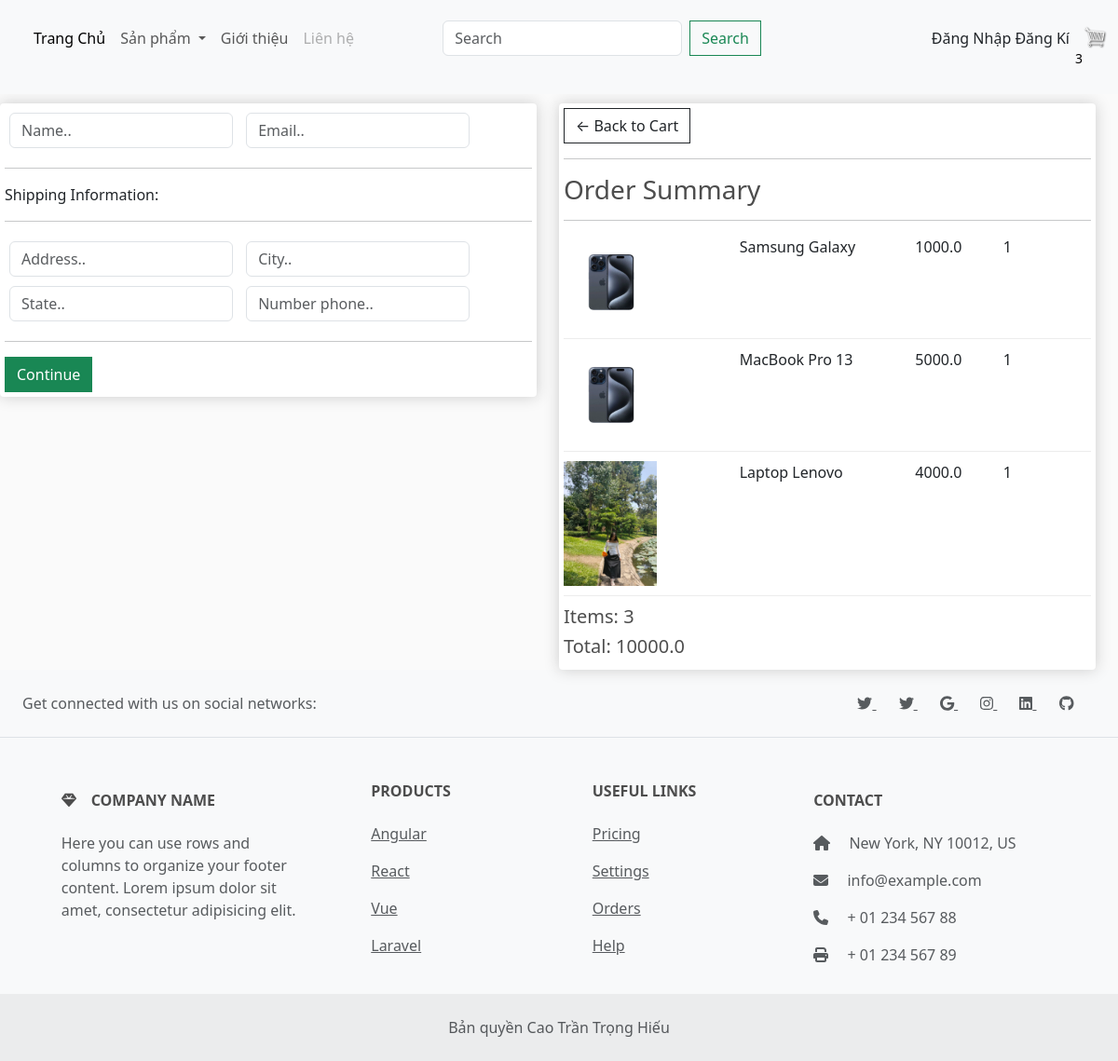
/checkout/ (signed in), run on an earlier commit of the app's database.
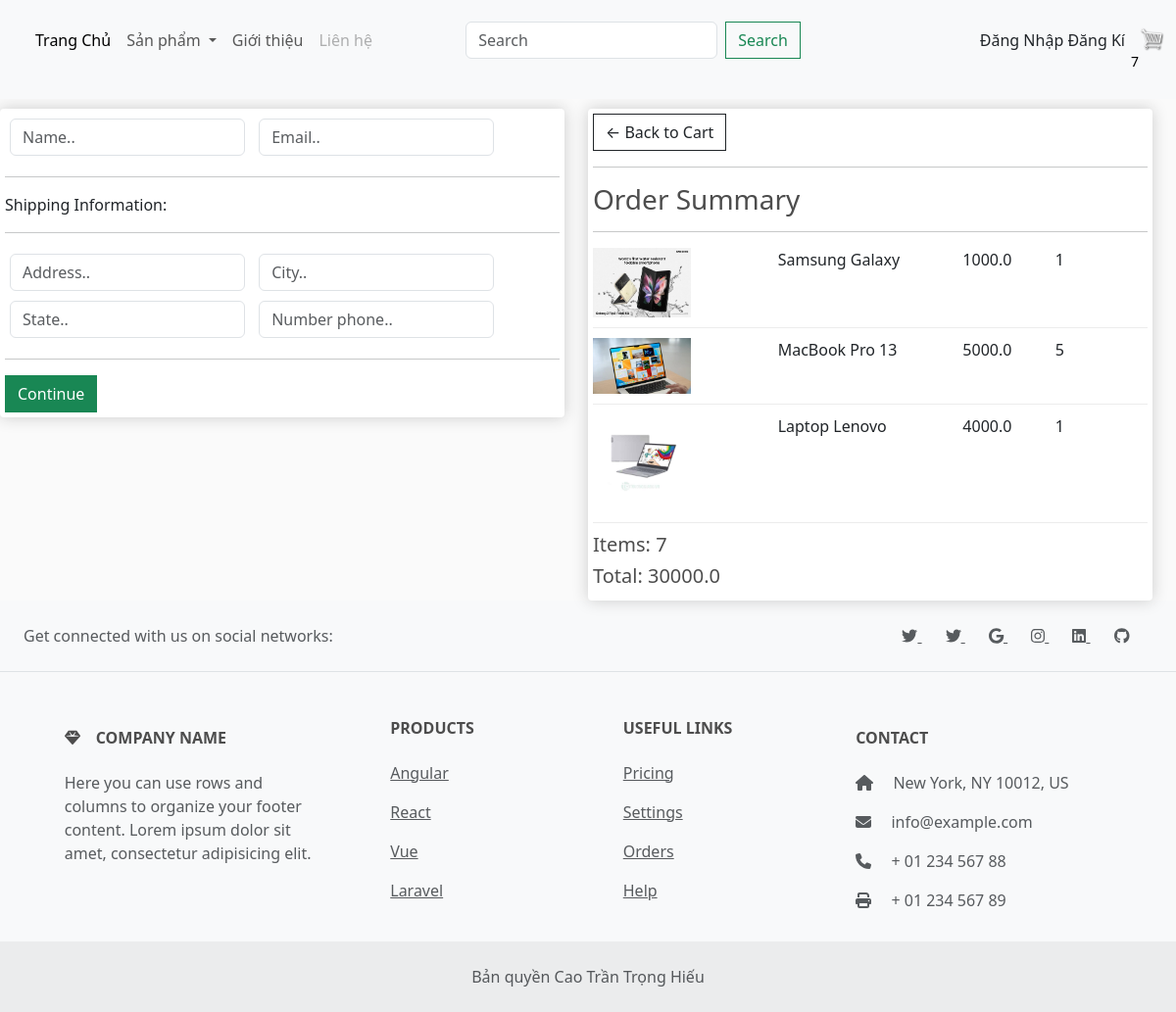
And on a later commit of the database.
### app/models.py (models this page shows, shortened)
class OrderItem(models.Model):
    product = models.ForeignKey(
        Product, on_delete=models.SET_NULL, blank=True, null=True
    )
    order = models.ForeignKey(Order, on_delete=models.SET_NULL, blank=True, null=True)
    quantity = models.IntegerField(default=0, null=True, blank=True)
    date_added = models.DateTimeField(auto_now_add=True)
    @property
    def get_total(self):
        total = self.product.price * self.quantity
        return total

class Product(models.Model):
    name = models.CharField(max_length=200, null=True)
    price = models.FloatField()
    digital = models.BooleanField(default=False, null=True, blank=False)
    image = models.ImageField(null=True, blank=True)
    detail = models.TextField(null=True, blank=True)
    @property
    def ImageURL(self):
        try:
            url = self.image.url
        except:
            url = ""
        return url

class Order(models.Model):
    customer = models.ForeignKey(User, on_delete=models.SET_NULL, blank=True, null=True)
    date_order = models.DateTimeField(auto_now_add=True)
    name = models.CharField(max_length=200, null=True)
    complete = models.BooleanField(default=False, null=True, blank=False)
    transaction_id = models.CharField(max_length=100, null=True)
    @property
    def get_cart_items(self):
        orderitems = self.orderitem_set.all()
        total = sum([item.quantity for item in orderitems])
        return total
    @property
    def get_cart_total(self):
        orderitems = self.orderitem_set.all()
        total = sum([item.get_total for item in orderitems])
        return total

### app/views.py (the view)
# urls.py: path("checkout/", views.checkout, name="checkout"),
def checkout(request):
    if request.user.is_authenticated:
        customer = request.user
        order, created = Order.objects.get_or_create(customer=customer, complete=False)
        items = order.orderitem_set.all()
        cartItems = order.get_cart_items
        user_not_login = "show"
        user_login = "hidden"
    else:
        items = []
        order = {"get_cart_items": 0, "get_cart_total": 0}
        cartItems = order["get_cart_items"]
        user_not_login = "hidden"
        user_login = "show"
    context = {
        "items": items,
        "order": order,
        "cartItems": cartItems,
        "user_not_login": user_not_login,
        "user_login": user_login,
    }
    return render(request, "app/checkout.html", context)

### app/templates/app/checkout.html (shortened to what this page needs)
{% extends 'app/base.html' %}
{% load static %}
{% block content_checkout %}
     <div class="row" style="width: 100%;">
		<div class="col-lg-6">
			<div class="box-element" id="form-wrapper">
				<form id="form">
					<div id="user-info">
						<div class="form-field">
							<input required class="form-control" type="text" name="name" placeholder="Name..">
						</div>
						<div class="form-field">
							<input required class="form-control" type="email" name="email" placeholder="Email..">
						</div>
					</div>
					<div id="shipping-info">
						<hr>
						<p>Shipping Information:</p>
						<hr>
						<div class="form-field">
							<input class="form-control" type="text" name="address" placeholder="Address..">
						</div>
						<div class="form-field">
							<input class="form-control" type="text" name="city" placeholder="City..">
						</div>
						<div class="form-field">
							<input class="form-control" type="text" name="state" placeholder="State..">
						</div>
						<div class="form-field">
							<input class="form-control" type="text" name="zipcode" placeholder="Number phone..">
						</div>
					</div>
					<hr>
					<input id="form-button" class="btn btn-success btn-block" type="submit" value="Continue">
				</form>
			</div>
			<br>
		</div>
		<div class="col-lg-6">
			<div class="box-element">
				<a  class="btn btn-outline-dark" href="{% url 'cart' %}">&#x2190; Back to Cart</a>
				<hr>
				<h3>Order Summary</h3>
				<hr>
				{% for item in items %}
				<div class="cart-row">
					<div style="flex:2"><img class="row-image" src="{{item.product.ImageURL}}"></div>
					<div style="flex:2"><p>{{item.product.name}}</p></div>
					<div style="flex:1"><p>{{item.product.price}}</p></div>
					<div style="flex:1"><p>{{item.quantity}}</p></div>
				</div>
				{% endfor %}
				<h5>Items:   {{order.get_cart_items}}</h5>
				<h5>Total:   {{order.get_cart_total}}</h5>
			</div>
		</div>
	</div>
{% endblock content_checkout %}

What changed in the data, as far as the page shows it:
changed through a linked row, OrderItem "Samsung Galaxy": product.ImageURL: a different picture
changed OrderItem "MacBook Pro 13": product.ImageURL: a different picture; quantity "1" → "5"
changed through a linked row, OrderItem "Laptop Lenovo": product.ImageURL: a different picture
changed through a linked row, Order: get_cart_items "3" → "7"; get_cart_total "10000.0" → "30000.0"
Also different on the page:
{{ cartItems }}: "3" → "7"
